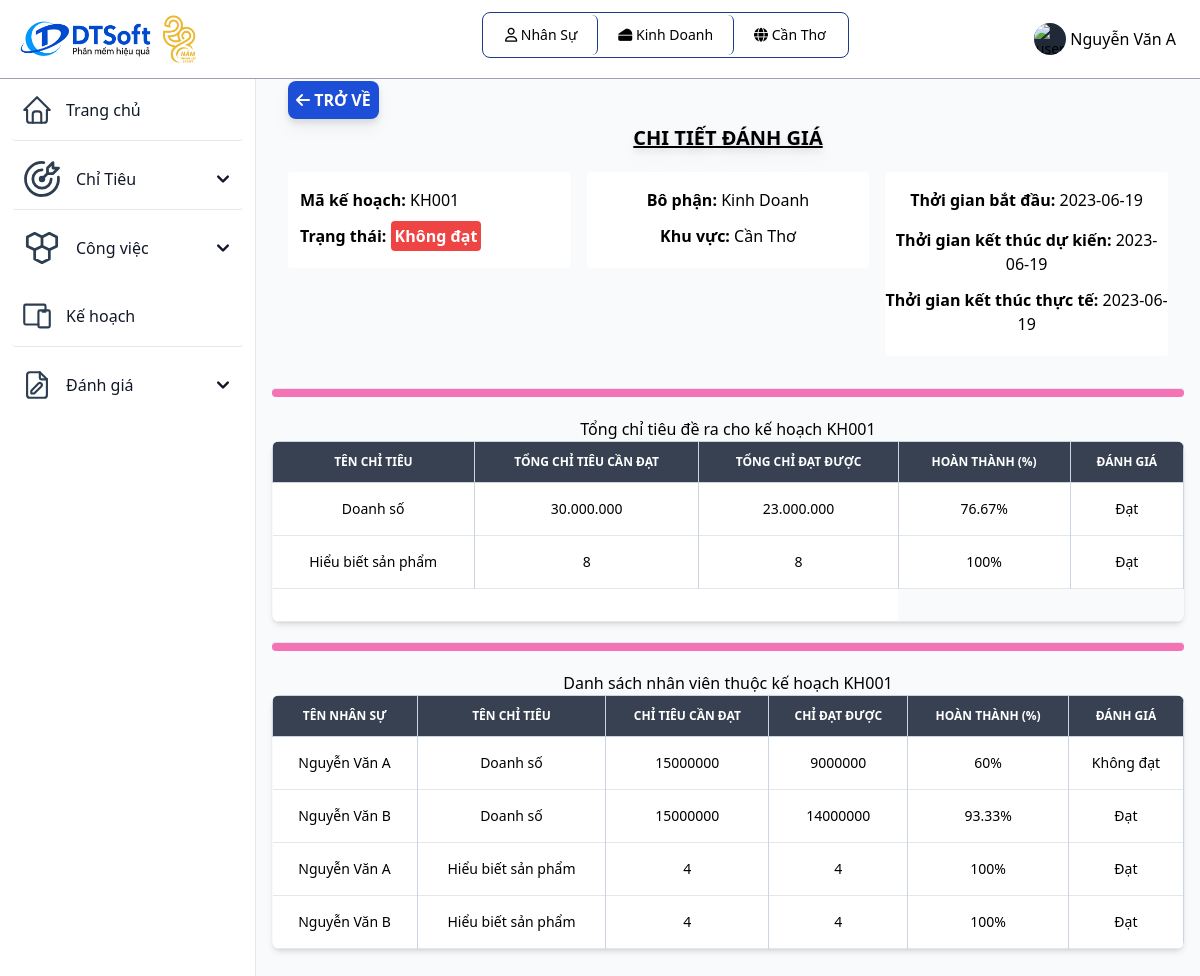
/chitietdanhgia.php?id=KH001 (signed in), run on the app's committed database.
### tables this page shows
CREATE TABLE `vaitro` (
  `id_vaitro` varchar(10) primary key,
  `tenvaitro` varchar(255) NOT NULL,
  `mota` varchar(255) NOT NULL
);

CREATE TABLE `bophan` (
  `id_bophan` varchar(10) primary key,
  `id_khuvuc` varchar(10) NOT NULL,
  `tenbophan` varchar(255) NOT NULL,
  `cvchuyenmon` varchar(255) NOT NULL,
  foreign key(id_khuvuc) references khuvuc(id_khuvuc)
);

CREATE TABLE `khuvuc` (
  `id_khuvuc` varchar(10) primary key,
  `tenkhuvuc` varchar(255) NOT NULL,
  `diachi` varchar(255) NOT NULL,
  `sdt` int(20) NOT NULL
);

CREATE TABLE `kehoachgiaoviec` (
  `id_kehoachgiaoviec` varchar(10) primary key,
  `id_bophan` varchar(10) NOT NULL,
  `id_khuvuc` varchar(10) NOT NULL,
  `tenkh` varchar(255) NOT NULL,
  `ngaybatdau` date NOT NULL,
  `ngayktdukien` date NOT NULL,
  `ngayktthucte` date NOT NULL,
  `trangthai` varchar(30) NOT NULL,
  foreign key(id_khuvuc) references khuvuc(id_khuvuc),
  foreign key(id_bophan) references bophan(id_bophan)
);

CREATE TABLE `theodoikehoach` (
  `id` int(11) primary key auto_increment,
  `id_nguoidung` varchar(10) DEFAULT NULL,
  `id_chitieu` varchar(10) NOT NULL,
  `id_kehoachgiaoviec` varchar(10) NOT NULL,
  `chitieucandat` int(255) DEFAULT NULL,
  `chitieudatduoc` int(255) DEFAULT NULL,
  `trangthai` varchar(25) DEFAULT NULL,
  foreign key(id_nguoidung) references nguoidung(id_nguoidung),
  foreign key(id_chitieu) references chitieu(id_chitieu),
  foreign key(id_kehoachgiaoviec) references kehoachgiaoviec(id_kehoachgiaoviec)
);

CREATE TABLE `nguoidung` (
  `id_nguoidung` varchar(10) primary key,
  `id_bophan` varchar(10) DEFAULT NULL,
  `id_vaitro` varchar(10) NOT NULL,
  `id_khuvuc` varchar(10) DEFAULT NULL,
  `tennguoidung` varchar(255) NOT NULL,
  `sdt_nd` varchar(20) NOT NULL,
  `diachi_nd` varchar(255) NOT NULL,
  `email` varchar(255) NOT NULL,
  `password` varchar(255) NOT NULL,
  `ngaysinh` date NOT NULL,
  `gioitinh` varchar(255) NOT NULL,
  foreign key(id_bophan) references bophan(id_bophan),
  foreign key(id_vaitro) references vaitro(id_vaitro),
  foreign key(id_khuvuc) references khuvuc(id_khuvuc)
);

CREATE TABLE `chitieu` (
  `id_chitieu` varchar(10) primary key,
  `tenchitieu` varchar(255) NOT NULL
);

### chitietdanhgia.php (the view, shortened to what the rows shown need)
<?php
include "inc/header.php";
include "db/database.php";
?>
<?php
if (!isset($_GET['id']) || $_GET['id'] == NULL) {
    echo "Lỗi rồi";
} else {
    $id = $_GET['id'];
}
$sql = "SELECT * FROM kehoachgiaoviec WHERE  id_kehoachgiaoviec = '$id'";
$result = mysqli_query($ketnoi, $sql);
$row = mysqli_fetch_array($result);
$ngaybatdau = $row["ngaybatdau"];
$ngayktdukien = $row["ngayktdukien"];
$ngayktthucte = $row["ngayktthucte"];
$id_bophan = $row["id_bophan"];
$id_khuvuc = $row["id_khuvuc"];
$sql_bophan = "SELECT `tenbophan` FROM `bophan` WHERE `id_bophan` = '" . $id_bophan . "'";
$result_bophan = mysqli_query($ketnoi, $sql_bophan);
$row_bophan = mysqli_fetch_array($result_bophan);
$tenbophan = $row_bophan["tenbophan"];
$sql_khuvuc = "SELECT `tenkhuvuc` FROM `khuvuc` WHERE `id_khuvuc` = '" . $id_khuvuc . "'";
$result_khuvuc = mysqli_query($ketnoi, $sql_khuvuc);
$row_khuvuc = mysqli_fetch_array($result_khuvuc);
$tenkhuvuc = $row_khuvuc["tenkhuvuc"];
?>
<div class="p-4 sm:ml-64">
    <div class="p-4 mt-14">
        <div class="grid grid-cols-3 gap-4 mb-4">
            <div class="items-center justify-center h-24 rounded bg-white text-center">
                <p class="text-base mt-4 mb-3"><b>Bô phận:</b> <?php echo $tenbophan ?></p>
                <p class="text-base"><b>Khu vực:</b> <?php echo $tenkhuvuc ?></p>
            </div>
            <div class="items-center justify-center pb-5 rounded bg-white text-center">
                <p class="text-base mt-4 mb-3"><b>Thởi gian bắt đầu:</b> <?php echo $ngaybatdau ?></p>
                <p class="text-base mt-4 mb-3"><b>Thởi gian kết thúc dự kiến:</b> <?php echo $ngayktdukien ?></p>
                <p class="text-base"><b>Thởi gian kết thúc thực tế:</b> <?php echo $ngayktthucte ?></p>
            </div>
        </div>
    </div>
    <div class="mb-4 mt-5">
        <div class="relative overflow-x-auto shadow-md sm:rounded-lg">
            <table class="w-full text-sm text-gray-500 dark:text-gray-400">
                <thead class="text-xs text-white uppercase bg-gray-700">
                    <tr>
                        <th class="px-3 py-3 border border-slate-300">
                            Tên chỉ tiêu
                        </th>
                        <th class="px-3 py-3 border border-slate-300">
                            Tổng chỉ tiêu cần đạt
                        </th>
                        <th class="px-3 py-3 border border-slate-300">
                            Tổng chỉ đạt được
                        </th>
                        <th class="px-3 py-3 border border-slate-300">
                            Hoàn thành (%)
                        </th>
                        <th class="px-3 py-3 border border-slate-300">
                            Đánh giá
                        </th>
                    </tr>
                </thead>
                <?php
                    $sql2 = "SELECT chitieu.tenchitieu, SUM(theodoikehoach.chitieudatduoc) AS tongchitieuđatuoc, SUM(theodoikehoach.chitieucandat) AS tongchitieucandat
                    FROM theodoikehoach
                    INNER JOIN chitieu ON theodoikehoach.id_chitieu = chitieu.id_chitieu
                    WHERE theodoikehoach.id_kehoachgiaoviec = '" . $id . "'
                    GROUP BY chitieu.tenchitieu";
                    $result2 = mysqli_query($ketnoi, $sql2);
                    while ($row2 = mysqli_fetch_array($result2)) {
                        $tongchitieuđatuoc = $row2["tongchitieuđatuoc"];
                        $tongchitieucandat = $row2["tongchitieucandat"];
                ?>
                        <?php
                        if ($tongchitieuđatuoc) {
                            $phanTramHoanThanh = ($tongchitieuđatuoc / $tongchitieucandat) * 100;
                        } else echo "--";
                        ?>
                <?php
                    }
                ?>
            </table>
        </div>
        <div class="mb-4 mt-5">
            <div class="relative overflow-x-auto shadow-md sm:rounded-lg">
                <table class="w-full text-sm text-gray-500 dark:text-gray-400">
                    <thead class="text-xs text-white uppercase bg-gray-700">
                        <tr>
                            <th class="px-3 py-3 border border-slate-300">
                                Tên nhân sự
                            </th>
                            <th class="px-3 py-3 border border-slate-300">
                                Tên chỉ tiêu
                            </th>
                            <th class="px-3 py-3 border border-slate-300">
                                Chỉ tiêu cần đạt
                            </th>
                            <th class="px-3 py-3 border border-slate-300">
                                Chỉ đạt được
                            </th>
                            <th class="px-3 py-3 border border-slate-300">
                                Hoàn thành (%)
                            </th>
                            <th class="px-3 py-3 border border-slate-300">
                                Đánh giá
                            </th>
                        </tr>
                    </thead>
                    <tbody class="text-black text-center">
                        <?php
                        $sql3 = "SELECT * FROM theodoikehoach WHERE id_kehoachgiaoviec = '" . $id . "'";
                        $result3 = mysqli_query($ketnoi, $sql3);
                        while ($row3 = mysqli_fetch_array($result3)) {
                            $id_nguoidung = $row3["id_nguoidung"];
                            $id_chitieu = $row3["id_chitieu"];
                            $chitieudatduoc = $row3["chitieudatduoc"];
                            $chitieucandat = $row3["chitieucandat"];
                            $sql_nguoidung = "SELECT * FROM `nguoidung` WHERE `id_nguoidung` = '" . $id_nguoidung . "'";
                            $result_nguoidung = mysqli_query($ketnoi, $sql_nguoidung);
                            $row_nguoidung = mysqli_fetch_array($result_nguoidung);
                            $tennguoidung = $row_nguoidung["tennguoidung"];
                            $sql_chitieu = "SELECT * FROM `chitieu` WHERE `id_chitieu` = '" . $id_chitieu . "'";
                            $result_chitieu = mysqli_query($ketnoi, $sql_chitieu);
                            $row3_chitieu = mysqli_fetch_array($result_chitieu);
                            $tenchitieu = $row3_chitieu["tenchitieu"];
                        ?>
                            <tr class="bg-white border-b dark:border-gray-700 hover:bg-gray-50">
                                <td class="px-3 py-4 text-black border-r border-slate-300">
                                    <?php echo $tennguoidung ?>
                                </td>
                                <td class="px-3 py-4 text-black border-r border-slate-300">
                                    <?php echo $tenchitieu ?>
                                </td>
                                <td class="px-3 py-4 font-medium whitespace-nowrap border-r border-slate-300">
                                    <?php echo $chitieucandat ?>
                                </td>
                                <td class="px-3 py-4 font-medium whitespace-nowrap border-r border-slate-300">
                                    <?php
                                    if ($chitieudatduoc) {
                                        echo $chitieudatduoc;
                                    } else echo "Chưa báo cáo";
                                    ?>
                                </td>
                                <td class="px-3 py-4 font-medium whitespace-nowrap border-r border-slate-300">
                                    <?php
                                    if ($chitieudatduoc) {
                                        $phanTramHoanThanh = ($chitieudatduoc / $chitieucandat) * 100;
                                        echo round($phanTramHoanThanh, 2) . "%";
                                    } else echo "--";
                                    ?>
                                </td>
                                <td class="px-3 py-4 font-medium whitespace-nowrap border-r border-slate-300">
                                    <?php
                                    if ($chitieudatduoc) {
                                        if ($phanTramHoanThanh >= 75) echo "Đạt";
                                        else if ($phanTramHoanThanh < 75) echo "Không đạt";
                                        else echo "Chưa đạt";
                                    } else echo "--";
                                    ?>
                                </td>
                            </tr>
                        <?php } ?>
                    </tbody>
                </table>
            </div>
        </div>
    </div>
</div>
</body>
</html>

### inc/header.php (shortened to what the rows shown need)
<?php
 include_once('db/connect.php');
?>
<!DOCTYPE html>
<html lang="en">
<head>
	<link href="https://unpkg.com/tailwindcss@2.2.19/dist/tailwind.min.css" rel=" stylesheet">
  <link rel="stylesheet" href="https://cdnjs.cloudflare.com/ajax/libs/font-awesome/6.4.0/css/all.min.css">
	<link href="https://cdn.datatables.net/1.10.19/css/jquery.dataTables.min.css" rel="stylesheet">
	<link href="https://cdn.datatables.net/responsive/2.2.3/css/responsive.dataTables.min.css" rel="stylesheet">
  <script src="https://cdn.tailwindcss.com"></script>
</head>
<body class="g-sidenav-show bg-slate-50" id="draggable">
  <nav class="fixed top-0 z-50 w-full bg-white border-b border-gray-400 dark:border-gray-100 text-black">
        <div class="px-3 py-3 lg:px-5 lg:pl-3">
          <div class="flex items-center justify-between">
	    <div class="divToHide flex items-center justify-start relative inline-flex items-center p-0.5 mb-2 mr-2 text-sm font-medium rounded-lg border border-blue-900">
              <span class="relative px-5 py-2.5 bg-white rounded-md border-r border-blue-900">
                <i class="fa-regular fa-user"></i>
                  <?php
                    $sql = "SELECT tenvaitro from vaitro where id_vaitro = '" . $_SESSION['id_vaitro'] ."'";
                    $result = mysqli_query($connect, $sql);
                    $row = mysqli_fetch_array($result);
                    echo $row['tenvaitro'];
                  ?>
              </span>
              <?php
              if ($_SESSION['id_bophan'] != NULL){
                $sql = "SELECT tenbophan from bophan where id_bophan = '" . $_SESSION['id_bophan'] ."'";
                $result = mysqli_query($connect, $sql);
                $row_bophan = mysqli_fetch_array($result);
              ?>
              <span class="relative px-5 py-2.5 bg-white rounded-md border-r border-blue-900">
                 <i class="fa-solid fa-cheese"></i>
                  <?php
                      echo $row_bophan['tenbophan'];
                  ?>
              </span>
              <?php
              } else echo '';
              ?>
              <?php
              if ($_SESSION['id_vaitro'] != 'QTHT'){
              ?>
              <span class="relative px-5 py-2.5 bg-white rounded-md">
                  <i class="fa-solid fa-globe"></i>
                  <?php
                    $sql = "SELECT tenkhuvuc from khuvuc where id_khuvuc = '" . $_SESSION['id_khuvuc'] ."'";
                    $result = mysqli_query($connect, $sql);
                    $row = mysqli_fetch_array($result);
                    echo $row['tenkhuvuc'];
                  ?>
              </span>
              <?php
              }
              ?>
            </div>
          </div>
        </div>
      </nav>

### data on the page
vaitro: tenvaitro "Nhân Sự"
bophan: tenbophan "Kinh Doanh"
khuvuc: tenkhuvuc "Cần Thơ"
kehoachgiaoviec: ngaybatdau "2023-06-19", ngayktdukien "2023-06-19", ngayktthucte "2023-06-19"
theodoikehoach: id_nguoidung.tennguoidung "Nguyễn Văn A", id_chitieu.tenchitieu "Doanh số", chitieucandat "15000000", chitieudatduoc "9000000", phanTramHoanThanh "60", shows "Không đạt"
theodoikehoach: id_nguoidung.tennguoidung "Nguyễn Văn B", id_chitieu.tenchitieu "Doanh số", chitieucandat "15000000", chitieudatduoc "14000000", phanTramHoanThanh "93.33", shows "Đạt"
theodoikehoach: id_nguoidung.tennguoidung "Nguyễn Văn A", id_chitieu.tenchitieu "Hiểu biết sản phẩm", chitieucandat "4", chitieudatduoc "4", phanTramHoanThanh "100", shows "Đạt"
theodoikehoach: id_nguoidung.tennguoidung "Nguyễn Văn B", id_chitieu.tenchitieu "Hiểu biết sản phẩm", chitieucandat "4", chitieudatduoc "4", phanTramHoanThanh "100", shows "Đạt"

### other printed values
$_SESSION['tennguoidung'] "Nguyễn Văn A"
$id "KH001"
$tenchitieu "Doanh số"
$candat "30.000.000"
$đatduoc "23.000.000"
$phanTramHoanThanh "76.67"
$tenchitieu "Hiểu biết sản phẩm"
$candat "8"
$đatduoc "8"
$phanTramHoanThanh "100"
